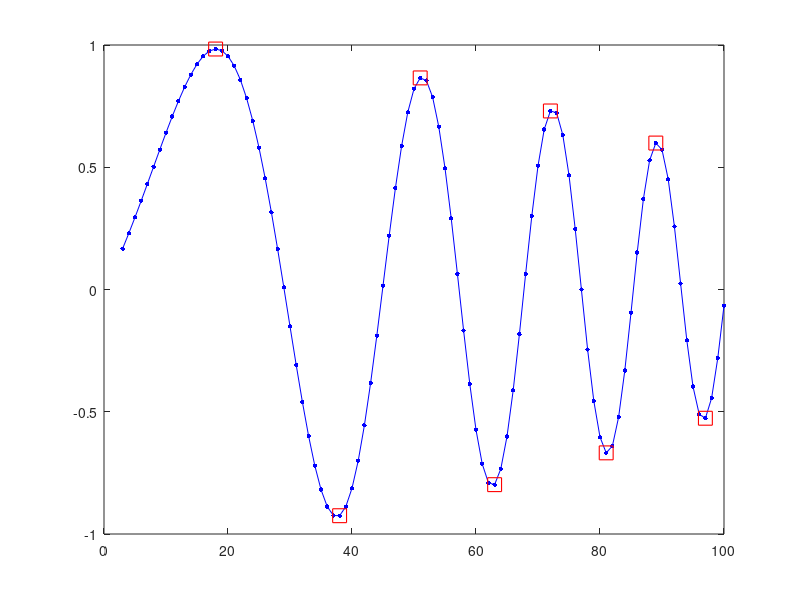

Write MATLAB code to recreate this figure.
x = 3:100;
y = sin(.05*x + .002*x.^2) .* (1 - x.*x/20000);

% Compare
largerRight = y(1:end-1) > y(2:end); % y(x) > y(x+1)
largerLeft = y(2:end) > y(1:end-1); % y(x+1) > y(x)
smallerRight = ~largerRight; % y(x) < y(x+1)
smallerLeft = ~largerLeft; % y(x+1) < y(x)

% Fill end-points with 0
smallerRight = [smallerRight 0];
smallerLeft = [0 smallerLeft];
largerRight = [largerRight 0];
largerLeft = [0 largerLeft];

% When both requirements met
localMax = largerRight & largerLeft;
localMin = smallerRight & smallerLeft;
localMaxIndices = find(localMax);
localMinIndices = find(localMin);
xMax = x(localMaxIndices);
xMin = x(localMinIndices);
yMax = y(localMaxIndices);
yMin = y(localMinIndices);

% Plot
plot(x, y, 'b');
hold on;
scatter(x, y, 10, 'b', 'filled');
scatter(xMax, yMax, 100, 'r', 'square', 'LineWidth', 0.8);
scatter(xMin, yMin, 100, 'r', 'square', 'LineWidth', 0.8);

% Print
fprintf('Local maximums:\n');
fprintf('(%d, %.2f)\n', [xMax; yMax]);
fprintf('Local minimums:\n');
fprintf('(%d, %.2f)\n', [xMin; yMin]);
fprintf('Monotonically increasing segments:\n');
fprintf('%d - %d\n', x(1), xMax(1)); % end-point
fprintf('%d - %d\n', [xMin(1:end-1); xMax(2:end)])
fprintf('%d - %d\n', xMin(end), x(end)); % end-point
fprintf('Monotonically decreasing segments:\n');
fprintf('%d - %d\n', [xMax(1:end); xMin(1:end)]);